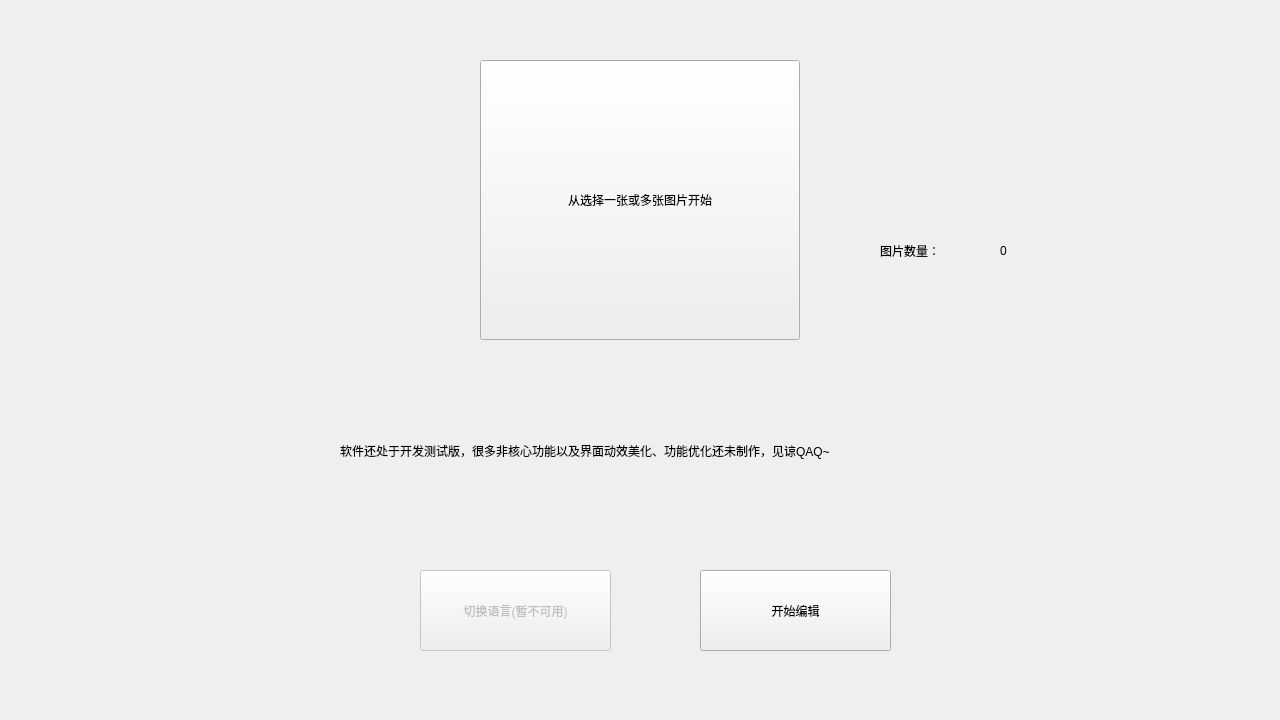
<?xml version="1.0" encoding="UTF-8"?>
<ui version="4.0">
 <class>MBeginForm</class>
 <widget class="QWidget" name="MBeginForm">
  <property name="enabled">
   <bool>true</bool>
  </property>
  <property name="geometry">
   <rect>
    <x>0</x>
    <y>0</y>
    <width>1280</width>
    <height>720</height>
   </rect>
  </property>
  <property name="windowTitle">
   <string>Form</string>
  </property>
  <widget class="QToolButton" name="beginButton">
   <property name="geometry">
    <rect>
     <x>480</x>
     <y>60</y>
     <width>320</width>
     <height>280</height>
    </rect>
   </property>
   <property name="text">
    <string>从选择一张或多张图片开始</string>
   </property>
  </widget>
  <widget class="QToolButton" name="languageButton">
   <property name="enabled">
    <bool>false</bool>
   </property>
   <property name="geometry">
    <rect>
     <x>420</x>
     <y>570</y>
     <width>191</width>
     <height>81</height>
    </rect>
   </property>
   <property name="text">
    <string>切换语言(暂不可用)</string>
   </property>
  </widget>
  <widget class="QToolButton" name="editButton">
   <property name="geometry">
    <rect>
     <x>700</x>
     <y>570</y>
     <width>191</width>
     <height>81</height>
    </rect>
   </property>
   <property name="text">
    <string>开始编辑</string>
   </property>
  </widget>
  <widget class="QLabel" name="total">
   <property name="geometry">
    <rect>
     <x>880</x>
     <y>210</y>
     <width>101</width>
     <height>81</height>
    </rect>
   </property>
   <property name="text">
    <string>图片数量：</string>
   </property>
  </widget>
  <widget class="QLabel" name="num">
   <property name="geometry">
    <rect>
     <x>1000</x>
     <y>210</y>
     <width>101</width>
     <height>81</height>
    </rect>
   </property>
   <property name="text">
    <string>0</string>
   </property>
  </widget>
  <widget class="QLabel" name="label">
   <property name="geometry">
    <rect>
     <x>340</x>
     <y>350</y>
     <width>721</width>
     <height>201</height>
    </rect>
   </property>
   <property name="text">
    <string>软件还处于开发测试版，很多非核心功能以及界面动效美化、功能优化还未制作，见谅QAQ~</string>
   </property>
  </widget>
 </widget>
 <resources/>
 <connections/>
</ui>
